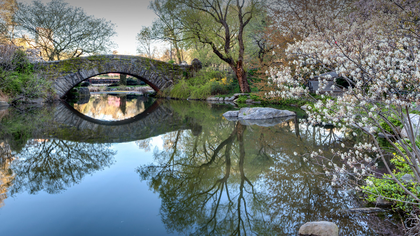
%> input picture watermark/mw1.png, 420 x 236 px, shrunk from 1920 x 1080 before the run
$ octave --eval "watermark;"   (GNU Octave 9; MATLAB toolbox functions it lacks are replaced by stand-ins)
%> lines starting %> are read from the running program, lines starting %| are printed output that depends on the picture
function watermark
clear all;
clc;
%保存开始时间
start_time=cputime;
figure(1);
%读出原始图像
subplot(1,3,1);
input=imread('mw1.png');
%> input is the input picture: size 236x420x3 uint8; mean R, G, B 108.3, 118.7, 115.5
imshow(input);
title('原始图像');
%读出水印
subplot(1,3,2);
water=imread('A.jpg');
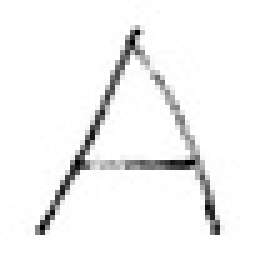
%> input picture watermark/A.JPG, 56 x 56 px, shrunk from 256 x 256 before the run (shown 5 times larger)
%> water is the input picture: size 56x56x3 uint8; min 0, max 255, mean 245.1
imshow(water,[]);
title('水印');
%三色分离
input=double(input);
%> input: size 236x420x3 double
water=double(water);
%> water: size 56x56x3 double
inputr=input(:,:,1);
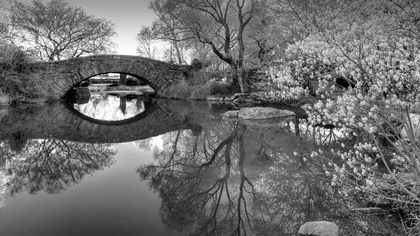
%> inputr: size 236x420 double; min 0, max 255, mean 108.3
waterr=water(:,:,1);
inputg=input(:,:,2);
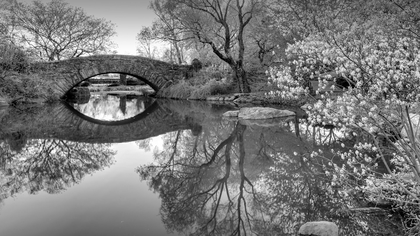
%> inputg: size 236x420 double; min 0, max 255, mean 118.7
waterg=water(:,:,2);
inputb=double(input(:,:,3));
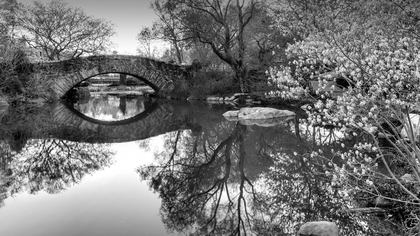
%> inputb: size 236x420 double; min 0, max 255, mean 115.5
waterb=double(water(:,:,3));
%系数r大.增加鲁棒性,r小增加透明性
r=0.06;
%水印R的分解
[Cwr,Swr]=wavedec2(waterr,1,'haar');
%> Cwr = 3136 values, max 510 at index 1, min -193.5 at index 2178, mean 122.4; Swr = [28 28; 28 28; 56 56]
%图像R的分解
[Cr,Sr]=wavedec2(inputr,2,'haar');
%> Sr = [59 105; 59 105; 118 210; 236 420]
%水印的嵌入
Cr(1:size(Cwr,2)/16)=...
    Cr(1:size(Cwr,2)/16)+r*Cwr(1:size(Cwr,2)/16);
k=0;
while k<=size(Cr,2)/size(Cwr,2)-1
    Cr(1+size(Cr,2)/4+k*size(Cwr,2)/4:size(Cr,2)/4+...
        (k+1)*size(Cwr,2)/4)=Cr(1+size(Cr,2)/4+...
        k*size(Cwr,2)/4:size(Cr,2)/4+(k+1)*size(Cwr,2)/4+...
        r*Cwr(1+size(Cwr,2)/4:size(Cwr,2)/2));
    Cr(1+size(Cr,2)/2+k*size(Cwr,2)/4:size(Cr,2)/2+...
        (k+1)*size(Cwr,2)/4)=Cr(1+size(Cr,2)/2+...
        k*size(Cwr,2)/4:size(Cr,2)/2+(k+1)*size(Cwr,2)/4+...
        r*Cwr(1+size(Cwr,2)/2:3*size(Cwr,2)/4));
    Cr(1+3*size(Cr,2)/4+k*size(Cwr,2)/4:3*size(Cr,2)/4+...
        (k+1)*size(Cwr,2)/4)=Cr(1+3*size(Cr,2)/4+...
        k*size(Cwr,2)/4:3*size(Cr,2)/4+(k+1)*size(Cwr,2)/4+...
        r*Cwr(1+3*size(Cwr,2)/4:size(Cwr,2)));
    k=k+1;
end;
Cr(1:size(Cwr,2)/4)=Cr(1:size(Cwr,2)/4)+r*Cwr(1:size(Cwr,2)/4);
g=0.03;
%水印G的分解
[Cwg,Swg]=wavedec2(waterg,1,'haar');
%> Cwg has the same summary as Cwr; Swg = [28 28; 28 28; 56 56]
%图像G的分解
[Cg,Sg]=wavedec2(inputg,2,'haar');
%> Sg = [59 105; 59 105; 118 210; 236 420]
%水印的嵌入
Cg(1:size(Cwg,2)/16)=...
    Cg(1:size(Cwg,2)/16)+g*Cwg(1:size(Cwg,2)/16);
k=0;
while k<=size(Cg,2)/size(Cwg,2)-1
    Cg(1+size(Cg,2)/4+k*size(Cwg,2)/4:size(Cg,2)/4+...
        (k+1)*size(Cwg,2)/4)=Cg(1+size(Cg,2)/4+...
        k*size(Cwg,2)/4:size(Cg,2)/4+(k+1)*size(Cwg,2)/4+...
        g*Cwg(1+size(Cwg,2)/4:size(Cwg,2)/2));
    Cg(1+size(Cg,2)/2+k*size(Cwg,2)/4:size(Cg,2)/2+...
        (k+1)*size(Cwg,2)/4)=Cg(1+size(Cg,2)/2+...
        k*size(Cwg,2)/4:size(Cg,2)/2+(k+1)*size(Cwg,2)/4+...
        g*Cwg(1+size(Cwg,2)/2:3*size(Cwg,2)/4));
    Cg(1+3*size(Cg,2)/4+k*size(Cwg,2)/4:3*size(Cg,2)/4+...
        (k+1)*size(Cwg,2)/4)=Cg(1+3*size(Cg,2)/4+...
        k*size(Cwg,2)/4:3*size(Cg,2)/4+(k+1)*size(Cwg,2)/4+...
        g*Cwg(1+3*size(Cwg,2)/4:size(Cwg,2)));
    k=k+1;
end;
Cg(1:size(Cwg,2)/4)=Cg(1:size(Cwg,2)/4)+g*Cwg(1:size(Cwg,2)/4);
b=0.12;
%水印B的分解
[Cwb,Swb]=wavedec2(waterb,1,'haar');
%> Cwb has the same summary as Cwr; Swb = [28 28; 28 28; 56 56]
%图像B的分解
[Cb,Sb]=wavedec2(inputb,2,'haar');
%> Sb = [59 105; 59 105; 118 210; 236 420]
%水印的嵌入
Cb(1:size(Cwb,2)/16)=...
    Cb(1:size(Cwb,2)/16)+b*Cwb(1:size(Cwb,2)/16);
k=0;
while k<=size(Cb,2)/size(Cwb,2)-1
    Cb(1+size(Cb,2)/4+k*size(Cwb,2)/4:size(Cb,2)/4+...
        (k+1)*size(Cwb,2)/4)=Cb(1+size(Cb,2)/4+...
        k*size(Cwb,2)/4:size(Cb,2)/4+(k+1)*size(Cwb,2)/4+...
        b*Cwb(1+size(Cwb,2)/4:size(Cwb,2)/2));
    Cb(1+size(Cb,2)/2+k*size(Cwb,2)/4:size(Cb,2)/2+...
        (k+1)*size(Cwb,2)/4)=Cb(1+size(Cb,2)/2+...
        k*size(Cwb,2)/4:size(Cb,2)/2+(k+1)*size(Cwb,2)/4+...
        b*Cwb(1+size(Cwb,2)/2:3*size(Cwb,2)/4));
    Cb(1+3*size(Cb,2)/4+k*size(Cwb,2)/4:3*size(Cb,2)/4+...
        (k+1)*size(Cwb,2)/4)=Cb(1+3*size(Cb,2)/4+...
        k*size(Cwb,2)/4:3*size(Cb,2)/4+(k+1)*size(Cwb,2)/4+...
        b*Cwb(1+3*size(Cwb,2)/4:size(Cwb,2)));
    k=k+1;
end;
Cb(1:size(Cwb,2)/4)=Cb(1:size(Cwb,2)/4)+b*Cwb(1:size(Cwb,2)/4);
%图像的重构
inputr=waverec2(Cr,Sr,'haar');
inputg=waverec2(Cg,Sg,'haar');
inputb=waverec2(Cb,Sb,'haar');
%三色的叠加
temp=size(inputr);
%> temp = [236 420]
pic=zeros(temp(1),temp(2),3);
for i=1:temp(1);
    for j=1:temp(2);
        pic(i,j,1)=inputr(i,j);
        pic(i,j,2)=inputg(i,j);
        pic(i,j,3)=inputb(i,j);
    end;
end;
output=uint8(round(pic));
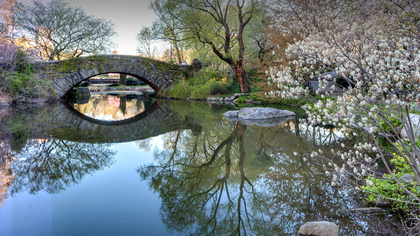
%> output: size 236x420x3 uint8; mean R, G, B 109.5, 119.3, 117.8; mean of the top-left, top-right, bottom-left and bottom-right quarters 120.2, 111.1, 127.5, 103.3
%转化为unit8
watermarked_image_uint8=uint8(output);
imwrite(watermarked_image_uint8,'watermarked1.bmp','bmp');
%显示时间
elapsed_time=cputime-start_time,
%输出结果
subplot(1,3,3);
imshow(watermarked_image_uint8);
title('水印图像');
